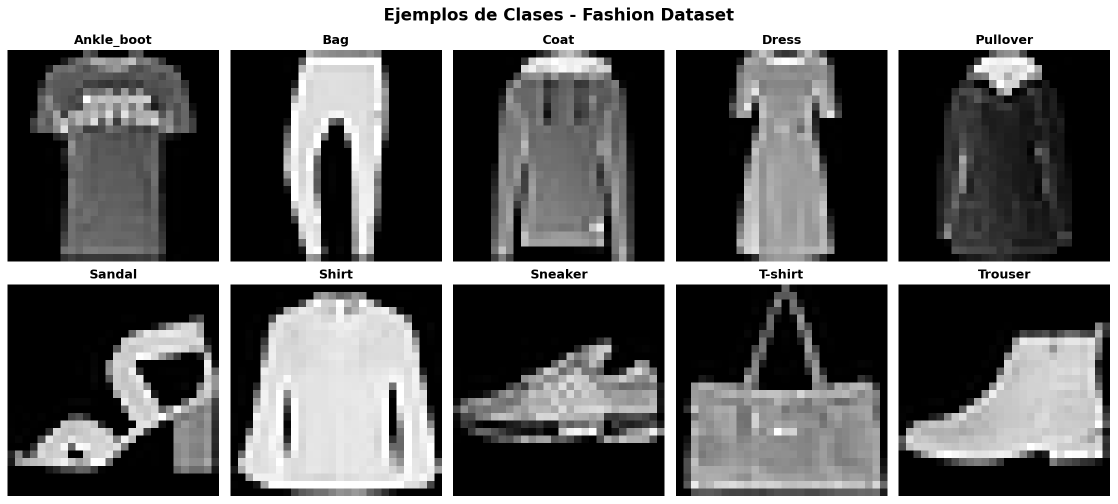
#> input picture ml-service/data_audit.png, 2235 x 1007 px (shown at 1/2 size)
$ python -i image_ops.py   (imports and definitions only)
#> lines starting #> are read from the running program, lines starting #| are printed output that depends on the picture
#> further down, picture is the input picture: PIL image 2235x1007 RGBA; mean R, G, B, A 105.6, 105.6, 105.6, 255
### ml-service/src/fashion_ml/config.py
"""Environment-driven paths and limits. No secrets required for public HF weights."""

from __future__ import annotations

import os
from pathlib import Path

# ml-service/ root (parent of src/). Override when the package is vendored (e.g. HF Space Docker).
_default_root = Path(__file__).resolve().parent.parent.parent
_env_root = os.environ.get("FASHION_ML_ROOT", "").strip()
ML_SERVICE_ROOT = Path(_env_root).resolve() if _env_root else _default_root

# Optional: download ViT from Hub before load (startup script or manual)
HF_VIT_REPO_ID = os.environ.get("HF_VIT_REPO_ID", "").strip()  # e.g. Alvaro05/vit-fashion
HF_VIT_FILENAME = os.environ.get("HF_VIT_FILENAME", "best_model_17_marzo.keras").strip()

# Single classification artifact (ViT, Keras .keras)
DEFAULT_VIT_FILENAME = "best_model_17_marzo.keras"

# Max upload body (align with backend multer 10MB)
MAX_UPLOAD_BYTES = int(os.environ.get("ML_MAX_UPLOAD_MB", "12")) * 1024 * 1024

IMG_SIZE = 224

ALLOWED_EXTENSIONS = frozenset(
    {"png", "jpg", "jpeg", "gif", "webp", "heic", "heif", "bmp", "tiff", "tif"}
)


def resolve_classification_model_path() -> Path:
    """Single classifier weights: **best_model_17_marzo.keras** only.

    Resolution order: ``ML_VIT_PATH`` if set, else ``<ML_SERVICE_ROOT>/models/best_model_17_marzo.keras``.
    """
    env = os.environ.get("ML_VIT_PATH")
    if env:
        return Path(env).resolve()
    return ML_SERVICE_ROOT / "models" / DEFAULT_VIT_FILENAME


# Kept name for imports across Flask/FastAPI/space_app; always points to best_model_17_marzo.keras.
VIT_MODEL_PATH = resolve_classification_model_path()

### ml-service/src/fashion_ml/image_ops.py
"""Preprocessing, color heuristic, and probability conversion."""

from __future__ import annotations

import numpy as np
from PIL import Image

from fashion_ml.config import IMG_SIZE


def preprocess_image(
    image: Image.Image,
    target_size: int = IMG_SIZE,
    normalize: bool = True,
) -> np.ndarray:
#> called with target_size = 224, normalize = True
    if image.mode != "RGB":
        image = image.convert("RGB")

    width, height = image.size
#> width = 2235; height = 1007

    if width < target_size or height < target_size:
        if width < height:
            new_width = target_size
            new_height = int(height * (target_size / width))
        else:
            new_height = target_size
            new_width = int(width * (target_size / height))
        image = image.resize((new_width, new_height), Image.LANCZOS)
        width, height = image.size

    if width != target_size or height != target_size:
        left = (width - target_size) / 2
#> left = 1005.5
        top = (height - target_size) / 2
#> top = 391.5
        right = (width + target_size) / 2
#> right = 1229.5
        bottom = (height + target_size) / 2
#> bottom = 615.5
        image = image.crop((left, top, right, bottom))
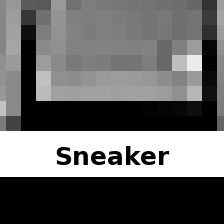
#> image: PIL image 224x224 RGB; min 0, max 255, mean 105

    image = image.resize((target_size, target_size), Image.LANCZOS)
    img_array = np.array(image)

    if normalize:
        img_array = img_array.astype("float32") / 255.0
    else:
        img_array = img_array.astype("float32")

    return np.expand_dims(img_array, axis=0)


# [130 lines left out: functions logits_to_probs, detect_color, allowed_file, not called in this run]

>>> from PIL import Image
>>> picture = Image.open('../../data_audit.png')
>>> result = preprocess_image(picture)
